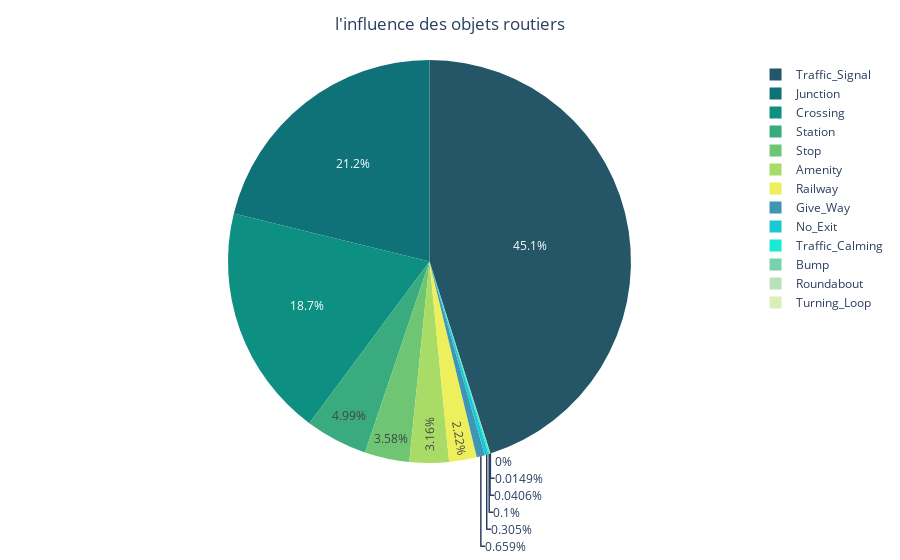

The code cell stored with this chart in its notebook:
### Markdown cell above
##  <p style="color:green;"><b>7. L'effet des objets routiers sur la survenance des accidents :</p><b>

### Code cell
bool_cols = [col for col in df.columns if df[col].dtype ==np.dtype('bool')]
booldf = df[bool_cols]
bools = booldf.sum(axis=0)

bools = bools.reset_index()
bools = bools.rename(columns= {'index':'Route_Object', 0: 'NBR'})
fig = px.pie(bools, values='NBR', names='Route_Object', color_discrete_sequence=px.colors.sequential.Aggrnyl)
fig.update_layout(title_text="l'influence des objets routiers", title_x=0.5 )

fig.show()

### Figure 1 — Plotly figure (JSON) as saved in the notebook; plotly's stock layout.template omitted (floating-point values rounded to 4 significant figures)
{"data": [{"domain": {"x": [0, 1], "y": [0, 1]}, "hovertemplate": "Route_Object=%{label}<br>NBR=%{value}<extra></extra>", "labels": ["Amenity", "Bump", "Crossing", "Give_Way", "Junction", "No_Exit", "Railway", "Roundabout", "Station", "Stop", "Traffic_Calming", "Traffic_Signal", "Turning_Loop"], "legendgroup": "", "name": "", "showlegend": true, "type": "pie", "values": [34551, 444, 204313, 7221, 231800, 3344, 24293, 163, 54586, 39225, 1096, 493905, 0]}], "layout": {"legend": {"tracegroupgap": 0}, "margin": {"t": 60}, "piecolorway": ["rgb(36, 86, 104)", "rgb(15, 114, 121)", "rgb(13, 143, 129)", "rgb(57, 171, 126)", "rgb(110, 197, 116)", "rgb(169, 220, 103)", "rgb(237, 239, 93)"], "title": {"text": "l'influence des objets routiers", "x": 0.5}}}
